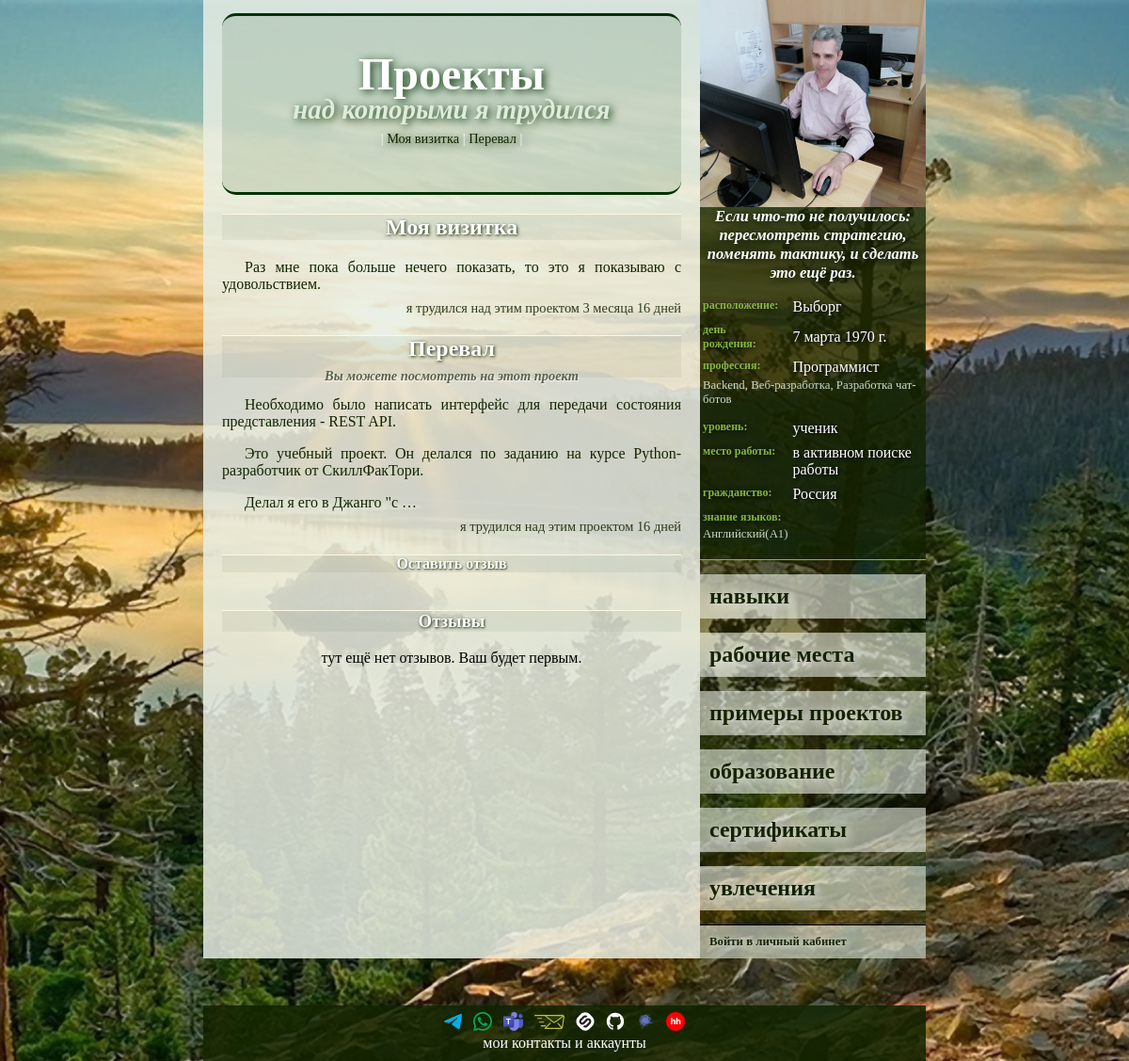
The page /1/data/project on the database its author committed.
### new/models.py (models this page shows, shortened)
class Generalization(models.Model):
    name = models.CharField(max_length=500, unique=True, verbose_name="Наименование")
    description = models.TextField(verbose_name="Описание")
    def __str__(self):
        return self.name
    class Meta:
        abstract = True

class StartAndEndDates(models.Model):
    start_date = models.DateField(blank=True, null=True, verbose_name="Дата начала")
    end_date = models.DateField(blank=True, null=True, verbose_name="Дата окончания")
    start_date: Optional[date]
    end_date: Optional[date]
    @property
    def period_length_display(self):
        if not self.start_date:
            return "—"
        end = self.end_date or date.today()
        delta = relativedelta(end, self.start_date)
        parts = []
        if delta.years:
            parts.append(f"{delta.years} {self._declension(delta.years, 'год', 'года', 'лет')}")
            if delta.months:
                parts.append(f"{delta.months} {self._declension(delta.months, 'месяц', 'месяца', 'месяцев')}")
            if delta.days:
                parts.append(f"{delta.days} {self._declension(delta.days, 'день', 'дня', 'дней')}")
        elif delta.months:
            parts.append(f"{delta.months} {self._declension(delta.months, 'месяц', 'месяца', 'месяцев')}")
            if delta.days:
                parts.append(f"{delta.days} {self._declension(delta.days, 'день', 'дня', 'дней')}")
        else:
            parts.append(f"{delta.days} {self._declension(delta.days, 'день', 'дня', 'дней')}")
        return " ".join(parts)
    @staticmethod
    def _declension(number, form1, form2, form5):
        if number % 10 == 1 and number % 100 != 11:
            return form1
        elif 2 <= number % 10 <= 4 and (number % 100 < 10 or number % 100 >= 20):
            return form2
        else:
            return form5
    class Meta:
        abstract = True

class LinkToTheOriginal(models.Model):
    link_to_the_original = models.URLField(blank=True, null=True, verbose_name="Ссылка на оригинал")
    class Meta:
        abstract = True

class Project(Generalization, StartAndEndDates, LinkToTheOriginal):
    used_skills = models.ManyToManyField(
        Skill,
        blank=True,
        related_name="projects",
        verbose_name="В проекте использованы навыки",
    )
    job = models.ForeignKey(
        Working,
        null=True,
        blank=True,
        on_delete=models.SET_NULL,
        related_name="projects",
        verbose_name="Рабочее место проекта",
    )
    objects: ClassVar[models.Manager["Project"]]
    class Meta:
        verbose_name = "Проект"
        verbose_name_plural = "Проекты"

class MyUser(AbstractUser):
    PROFESSIONAL_LEVELS = {
        "": "— Нет никакого —",
        "LR": "ученик",
        "BR": "начинающий",
        "LL": "небольшой опыт",
        "EX": "опыт есть",
        "PR": "профессионал",
        "SP": "супер-профессионал",
        "HB": "хобби",
    }
    BIOLOGICAL_SEX = {
        "": "— Не выбран —",
        "F": "женский",
        "M": "мужской"
    }
    photo = models.ImageField(
        "Собственное изображение",
        upload_to="user_s_photo/",
        null=True,
        blank=True,
    )
    biological_sex = models.CharField(
        max_length=1,
        choices=BIOLOGICAL_SEX,
        null=True,
        blank=True,
        verbose_name="Пол",
    )
    patronymic = models.CharField(max_length=100, verbose_name="Отчество", null=True, blank=True)
    birthday = models.DateField(null=True, blank=True, verbose_name="День рождения")
    citizenship = models.ForeignKey(
        CountryOfConsignment, on_delete=models.SET_NULL, null=True, blank=True, verbose_name="Гражданство"
    )
    city = models.ForeignKey(City, on_delete=models.SET_NULL, null=True, blank=True, verbose_name="Город")
    profession = models.ForeignKey(
        Profession, on_delete=models.SET_NULL, null=True, blank=True, verbose_name="Профессия"
    )
    specialization_professions = models.ManyToManyField(
        SupplementProfession,
        blank=True,
        related_name="supplement_user",
        verbose_name="Специализация",
    )
    the_level_of_professionalism = models.CharField(
        max_length=2,
        choices=PROFESSIONAL_LEVELS,
        null=True,
        blank=True,
        verbose_name="Уровень профессионализма",
    )
    job = models.ForeignKey(
        Organization,
        on_delete=models.SET_NULL,
        null=True,
        blank=True,
        verbose_name="Текущее место работы",
    )
    languages = models.ManyToManyField(
        Language,
        blank=True,
        related_name="knowledge_of_foreign_languages",
        verbose_name="Знание языков",
    )
    motto = models.CharField(max_length=1000, verbose_name="Мой девиз", null=True, blank=True)
    about_me = models.TextField(verbose_name="Обо мне", null=True, blank=True)

class City(models.Model):
    name = models.CharField(max_length=100, unique=True, verbose_name="Название")
    class Meta:
        ordering = ["name"]
        verbose_name = "Название города"
        verbose_name_plural = "Названия городов"
    def __str__(self):
        return self.name

class Profession(models.Model):
    name = models.CharField(max_length=100, unique=True, verbose_name="Название")
    supplement_the_profession_of_the_user = models.ManyToManyField(
        SupplementProfession,
        related_name="supplement_profession"
    )
    class Meta:
        ordering = ["name"]
        verbose_name = "Профессия"
        verbose_name_plural = "Профессии"
    def __str__(self):
        return self.name

class SupplementProfession(models.Model):
    name = models.CharField(max_length=100, unique=True, verbose_name="Наименование")
    class Meta:
        ordering = ["name"]
        verbose_name = "Специализация"
        verbose_name_plural = "Специализации"
    def __str__(self):
        return self.name

class Organization(models.Model):
    name = models.CharField(max_length=100, unique=True, verbose_name="Название")
    city = models.ForeignKey(City, on_delete=models.SET_NULL, null=True, blank=True, verbose_name="Город")
    class Meta:
        ordering = ["name"]
        verbose_name = "Организация"
        verbose_name_plural = "Организации"
    def __str__(self):
        return self.name

class CountryOfConsignment(models.Model):
    name = models.CharField(max_length=100, unique=True, verbose_name="Название")
    state_flag = models.ImageField("Государственный флаг", upload_to="flag/", null=True, blank=True)
    class Meta:
        ordering = ["name"]
        verbose_name = "Название страны"
        verbose_name_plural = "Названия стран"
    def __str__(self):
        return self.name

class Language(models.Model):
    LANGUAGE_LEVEL = {
        "A1": "начальный",
        "A2": "элементарный",
        "B1": "средний",
        "B2": "выше среднего",
        "C1": "продвинутый",
        "C2": "профессиональный",
    }
    name = models.CharField(max_length=100, verbose_name="Язык")
    level = models.CharField(
        max_length=2,
        choices=LANGUAGE_LEVEL,
        verbose_name="уровень",
        default="A1"
    )
    class Meta:
        ordering = ["name"]
        verbose_name = "Иностранный язык"
        verbose_name_plural = "Иностранные языки"
    def __str__(self):
        return f"{self.name}({self.level})"

### new/views.py (the view)
class ListOfProjects(GetContext, FeedbackMixin, ListView):
    template_name = "new/list_of_projects.html"
    model = Project
    context_object_name = "projects"
    def get_queryset(self):
        queryset = Project.objects.order_by(F('end_date').desc(nulls_first=True))
        return queryset

### new/mixins.py (called while the page is built)
    def get_feedback_content_type(self):
        if hasattr(self, "object"):  # если объект, то для DetailView
            return ContentType.objects.get_for_model(self.object)
        return ContentType.objects.get_for_model(self.model)  # если не объект, то для ListView

    def get_feedback_object_id(self):
        if hasattr(self, "object"):
            return self.object.id
        return None

    def get_feedback_queryset(self):
        return self.feedback_model.objects.filter(
            content_type=self.get_feedback_content_type(),
            object_id=self.get_feedback_object_id(),
            status="published",
        )

    def get_feedback_form(self, data=None):
        return self.feedback_form_class(data, user=self.request.user)

    def get_context_data(self, **kwargs):
        context = super().get_context_data(**kwargs)
        context["feedbacks"] = self.get_feedback_queryset()
        context["feedback_form"] = kwargs.get("form", self.get_feedback_form())
        return context

### new/views.py (called while the page is built)
    def get_context_data(self, **kwargs):
        context = super().get_context_data(**kwargs)
        context['i_am'] = MyUser.objects.get(id=1)
        return context

### new/templates/new/list_of_projects.html (shortened to what this page needs)
{%extends 'base.html'%}
{% block body %}
<div class="name_user">
    Проекты <span class="subtitle projects" style="bottom: 0.2em;">над которыми я трудился</span>
    <div class="under_menu"> |
        {% for project in projects %}
            <a href="{% url 'отобразить конкретный проект' project.id %}">{{ project }}</a> |
        {% endfor %}
    </div>
</div>
{% for project in projects %}
    <div class="specifics">
        <h2>
            {{ project }}
            {% if project.link_to_the_original %}
            <span class="subtitle">
            <a href="{{ project.link_to_the_original }}" target="_blank">
                Вы можете посмотреть на этот проект
            </a>
            </span>
            {% endif %}
        </h2>
        <a href="{% url 'отобразить конкретный проект' project.id %}" class="a_main_text"><div class="main_text">
            {{ project.description|linebreaks|truncatewords:30 }}
        </div></a>
        <p>
            {% if project.start_date is not none %}
                я трудился над этим проектом {{project.period_length_display }}
            {% endif %}
        </p>
    </div>
{% endfor%}
{% include "new/feedback_block.html" %}
{% endblock body %}

### new/templates/new/main_info.html
{% load static %}
{% if myuser %}
	<div class="photo">{% if myuser.photo %}
		<a href="/{{ myuser.id }}">
			<img
					src="{% static ''|add:myuser.photo.url %}"
					alt="Личная фотография"
			>
		</a>
		{% else %}
		<img
				src="{% static 'images/user_s_photo/default.jpg' %}"
				alt="Фото по умолчанию"
		>
		{% endif %}
	</div>
	<div class="motto">
		{% if myuser.motto %}
			{{ myuser.motto }}
		{% else %}
			у пользователя нет девиза
		{% endif %}
	</div>
	<table class="ind_info">
		<tbody class="tbl_info">
			{% if myuser.city %}
			<tr>
				<td class="left_column">расположение:</td>
				<td class="right_column">{{ myuser.city }}</td>
			</tr>
			{% endif %}
			{% if myuser.birthday %}
			<tr>
				<td class="left_column">день рождения:</td>
				<td class="right_column">{{ myuser.birthday }}</td>
			</tr>
			{% endif %}
			{% if myuser.profession %}
			<tr>
				<td class="left_column">профессия:</td>
				<td class="right_column">{{ myuser.profession }}</td>
			</tr>
			{% endif %}
            {% if myuser.profession %}
                {% if myuser.specialization_professions %}
                    <tr>
                        <td colspan="2" class="uni_cells">
                            {{ myuser.specialization_professions.all|join:", " }}
                        </td>
                    </tr>
                {% endif %}
            {% endif %}
			{% if myuser.get_the_level_of_professionalism_display %}
			<tr>
				<td class="left_column">уровень:</td>
				<td class="right_column">{{ myuser.get_the_level_of_professionalism_display }}</td>
			</tr>
			{% endif %}
			{% if myuser.job %}
			<tr>
				<td class="left_column">место работы:</td>
				<td class="right_column">{{ myuser.job }}</td>
			</tr>
			{% endif %}
			{% if myuser.citizenship %}
			<tr>
				<td class="left_column">гражданство:</td>
				<td class="right_column">{{ myuser.citizenship }}</td>
			</tr>
			{% endif %}
			{% if myuser.languages.all %}
			<tr>
				<td colspan="2" class="left_column">знание языков:</td>
			</tr>
			<tr>
				<td colspan="2" class="uni_cells">
					{{ myuser.languages.all|join:", " }}
				</td>
			</tr>
			{% endif %}
		</tbody>
	</table>
{% endif %}

### static/CSS/style.css (style rules this page uses)
body { background-color: #d6ffe3; background-image: url("../images/background.jpg"); background-repeat: no-repeat; background-position: center center; background-attachment: fixed; background-size: cover; max-width: 768px; margin: auto; }
p { text-align: center; }
h1, h2, h3, h4, h5 { text-align: center; color: white; text-shadow: 0.04em 0.04em 0.15em #122400; border-top: 1.5px solid #fff7df; background: #1224000d; clear: both; }
.basic_inf a { text-decoration: none; color: #122400; }
.name_user { text-align: center; font-size: 3em; margin-top: 0.3em; font-weight: bold; padding: 0.7em 0 1em; border-top: solid 3px #023000; border-bottom: solid 3px #023000; color: white; text-shadow: 0.05em 0.05em 0.2em #023000; background: #12440e21; border-radius: 15px; }
.under_menu { font-size: 0.3em; font-weight: normal; padding: 0 2em; }
.subtitle { display: block; color: #dfecdc; font-size: 0.6em; font-style: oblique; position: relative; bottom: -0.5em; }
.subtitle a { color: #5c624a; text-shadow: 0.04em 0.04em 0.15em white; }
.main_text p { text-align: justify; margin-bottom: 0.5em; text-indent: 1.5em; }
.specifics > p { padding-left: 6em; text-align: right; margin: 0; color: #122400de; font-size: 0.9em; }

### static/CSS/individual_data.css (style rules this page uses)
.photo { height: 220px; }
.photo img { object-fit: cover; width: 100%; height: 100%; }
.motto { padding: 0 3px; text-align: center; font-size: 1.03em; font-style: italic; font-weight: bold; color: white; text-shadow: 0.09em 0.09em 0.5em #011000; }
.ind_info { width: 100%; margin-bottom: 15px; padding: 10px 0; border-bottom: 0.1em solid #87b742; }
.tbl_info { vertical-align: top; }
td { padding-top: 5px; }
.left_column { font-size: 0.75em; font-weight: bold; padding-right: 10px; color: #87b742; text-shadow: 0.1em 0.1em 0.5em #000; }
.uni_cells { font-size: 0.8em; padding-bottom: 7px; padding-top: 0; text-align: left; color: #ccdbc9; }
.right_column { vertical-align: middle; color: white; text-shadow: 0.09em 0.09em 0.2em #000; }

### rows shown on the page
Project: name "Моя визитка", description "Раз мне пока больше нечего показать, то это я показываю с удовольствием.", period_length_display "3 месяца 16 дней"
Project: name "Перевал", description "Необходимо было написать интерфейс для передачи состояния представления - REST API. Это учебный проект. Он делался по заданию на курсе Python-разработчик от СкиллФакТори. Делал я его в Джанго \"с …", period_length_display "16 дней"
MyUser: photo (picture), motto "Если что-то не получилось: пересмотреть стратегию, поменять тактику, и сделать это ещё раз.", city "Выборг", birthday "7 марта 1970 г.", profession "Программист", specialization_professions.all "Backend, Веб-разработка, Разработка чат-ботов", the_level_of_professionalism "ученик", job "в активном поиске работы", citizenship "Россия", languages.all "Английский(A1)"
